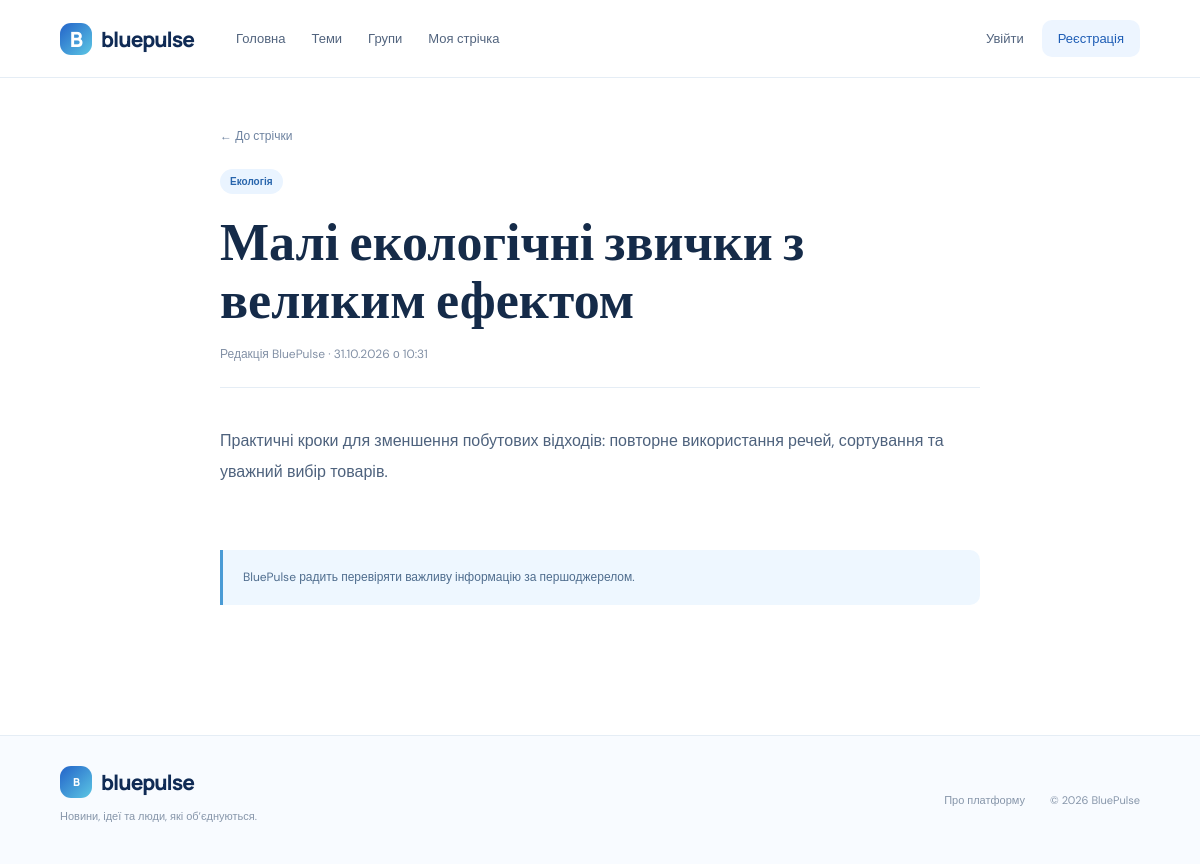
The app's page /article/2 with its own data.
### app.py (models this page shows)
class Topic(db.Model):
    id = db.Column(db.Integer, primary_key=True)
    name = db.Column(db.String(80), unique=True, nullable=False)
    slug = db.Column(db.String(90), unique=True, nullable=False)
    description = db.Column(db.String(240), default="")

class Article(db.Model):
    id = db.Column(db.Integer, primary_key=True)
    title = db.Column(db.String(240), nullable=False)
    summary = db.Column(db.Text, nullable=False)
    source_name = db.Column(db.String(120), default="Редакція BluePulse")
    source_url = db.Column(db.String(700), default="")
    topic_id = db.Column(db.Integer, db.ForeignKey("topic.id"))
    group_id = db.Column(db.Integer, db.ForeignKey("group.id"))
    published_at = db.Column(db.DateTime, default=datetime.utcnow)
    is_featured = db.Column(db.Boolean, default=False)
    topic = db.relationship("Topic")
    group = db.relationship("Group")

### app.py (the view)
@app.route("/article/<int:article_id>")
def article(article_id):
    item = db.session.get(Article, article_id) or abort(404)
    return render_template("article.html", article=item)

### app.py (called while the page is built)
def current_user():
    return db.session.get(User, session.get("user_id")) if session.get("user_id") else None

@app.context_processor
def inject_globals():
    return {"me": current_user(), "nav_topics": Topic.query.order_by(Topic.name).all()}

### templates/article.html
{% extends "base.html" %}{% block content %}<div class="narrow"><a class="back" href="{{ url_for('home') }}">← До стрічки</a><span class="tag">{{ article.topic.name if article.topic else "Новини" }}</span><h1 class="article-title">{{ article.title }}</h1><div class="byline">{{ article.source_name }} · {{ article.published_at.strftime('%d.%m.%Y о %H:%M') }}</div><div class="article-body"><p>{{ article.summary }}</p>{% if article.source_url %}<p class="source-note">Першоджерело: <a href="{{ article.source_url }}" target="_blank" rel="noopener noreferrer">{{ article.source_name }} ↗</a></p>{% endif %}</div><div class="callout">BluePulse радить перевіряти важливу інформацію за першоджерелом.</div></div>{% endblock %}

### static/style.css (style rules this page uses)
:root { --navy:#102b55;--blue:#2463c7;--sky:#dceeff;--cyan:#83d7ed;--ink:#152b49;--muted:#71819a;--line:#e5edf5;--paper:#f7faff }
* { box-sizing:border-box }
body { margin:0;background:#fff;color:var(--ink);font-family:'DM Sans',sans-serif }
a { color:inherit;text-decoration:none }
.tag { display:inline-block;background:#eaf4ff;color:#2865ac;border-radius:20px;padding:6px 10px;font-size:10px;font-weight:700 }
.narrow { max-width:760px;margin:50px auto }
.back { display:block;color:#6e83a0;font-size:12px;margin-bottom:25px }
.article-title { font:800 clamp(34px,5vw,52px)/1.12 Manrope;margin:18px 0 }
.byline { font-size:12px;color:#8290a5;padding-bottom:25px;border-bottom:1px solid var(--line) }
.article-body { font-size:16px;line-height:1.9;color:#4e627d;padding:22px 0 }
.callout { background:#eef7ff;border-left:3px solid #4a9bd5;padding:17px 20px;border-radius:0 10px 10px 0;color:#4f6d8e;font-size:12px;line-height:1.7;margin:25px 0 }

### records on screen
Topic: topic "Екологія"
Article: title "Малі екологічні звички з великим ефектом", source_name "Редакція BluePulse", published_at "31.10.2026 о 10:31", summary "Практичні кроки для зменшення побутових відходів: повторне використання речей, сортування та уважний вибір товарів."
